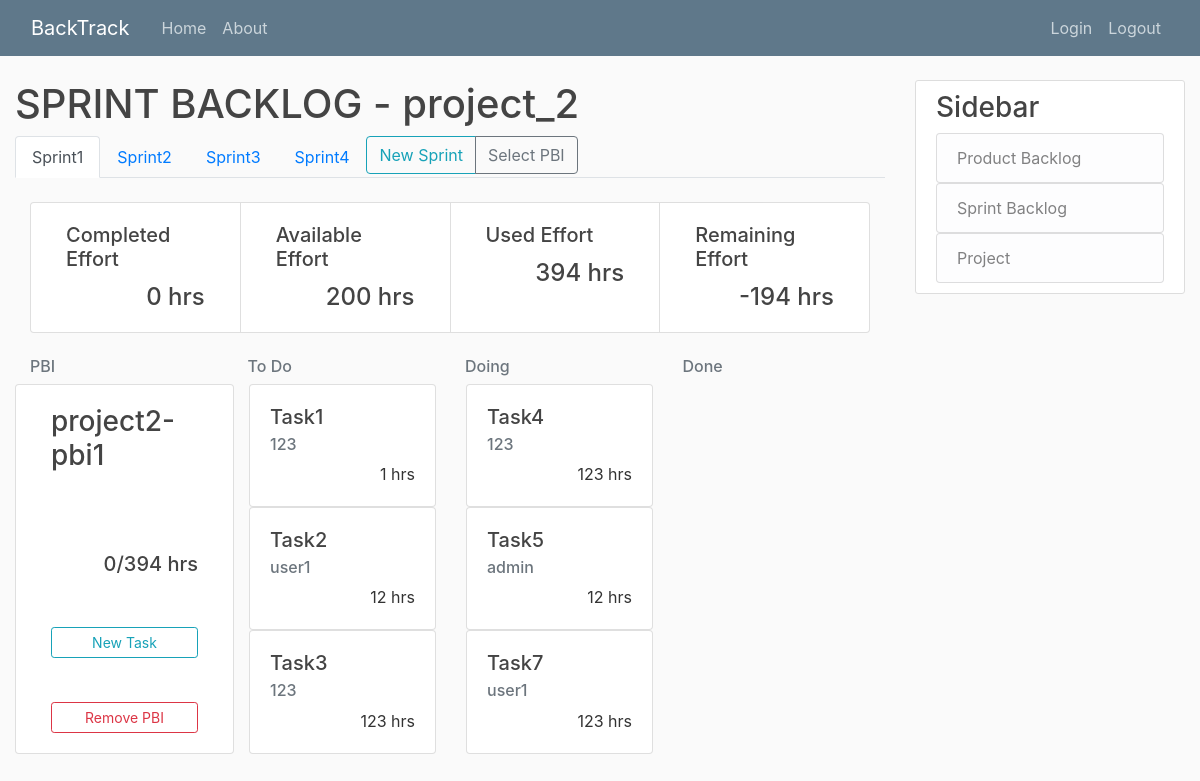
The page /project_2-sprint_5/ on the database its author committed.
### project/models.py (models this page shows, shortened)
class Project(models.Model):
	title = models.CharField(max_length=20, unique=True)
	details = models.TextField()
	slug = models.SlugField(unique=True, default="")

### sprintBacklog/models.py (models this page shows, shortened)
class Sprint(models.Model):
	title = models.CharField(max_length=20, default="Sprint")
	available_effort = models.IntegerField()
	start_date = models.DateField(auto_now=True)
	duration = models.IntegerField("duration(week)", default=2)
	details = models.TextField(null=True)
	project = models.ForeignKey(Project, on_delete=models.CASCADE, blank=True, null=True, default=None)
	def save(self, *args, **kwargs):
		number_of_sprint = Sprint.objects.filter(project=self.project).count()
		if Sprint.objects.filter(project=self.project).count() == None:
			number_of_sprint = 1
		else:
			number_of_sprint += 1
		if self not in Sprint.objects.filter(project=self.project):
			self.title = "Sprint" + str(number_of_sprint)
		super().save(*args, **kwargs)

class Task(models.Model):
	title = models.CharField(max_length=20, default="Task")
	status_choice = [
		('To Do', 'To Do'),
		('Doing', 'Doing'),
		('Done', 'Done'),
	]
	status = models.CharField(
		max_length = 5,
		choices = status_choice,
		default ='To Do',
	)
	effort = models.IntegerField("effort(hour)")
	details = models.TextField(null=True)
	sprint = models.ForeignKey(Sprint, on_delete=models.CASCADE, default=None)
	PBI = models.ForeignKey(PBI, on_delete=models.CASCADE, default=None)
	task_owner = models.ForeignKey(User, on_delete=models.SET_NULL, default=None, null=True, blank=True)

### productBacklog/models.py (models this page shows, shortened)
class PBI(models.Model):
	priority = models.IntegerField()
	title = models.CharField(max_length=20)
	status_choice = [
		('To Do', 'To Do'),
		('Doing', 'Doing'),
		('Done', 'Done'),
	]
	status = models.CharField(
		max_length = 5,
		choices = status_choice,
		default = 'To Do',
	)
	ESP = models.IntegerField("estimated story point")
	details = models.TextField()
	project = models.ForeignKey(Project, on_delete=models.CASCADE, blank=True, null=True, default=None)
	sprint = models.ManyToManyField(Sprint) # , blank=True, null=True, default=None)

### sprintBacklog/views.py (the view)
# urls.py: path('<int:sprint>/', SprintBacklogListView.as_view(), name='sprint-home'),
class SprintBacklogListView(ListView):
	model = Sprint
	template_name = 'sprintBacklog/home.html'
	context_object_name = 'sprint'
	def get_queryset(self):
		queryset = Sprint.objects.filter(project_id=self.project).order_by('pk')
		index = 1
		for s in queryset:
			s.title = "Sprint" + str(index)
			s.save()
			index += 1
		return self.sprint
	def dispatch(self, request, *args, **kwargs):
		self.project = get_object_or_404(Project, slug=kwargs['project'])
		self.sprint = Sprint.objects.get(pk=kwargs['sprint'])
		return super().dispatch(request, *args, **kwargs)
	def get_context_data(self, **kwargs):
		context = super().get_context_data(**kwargs)
		context['project'] = self.project
		context['all_sprint'] = Sprint.objects.filter(project=self.project).order_by('pk')
		context['PBI'] = PBI.objects.filter(project=self.project, status='To Do')
		task = []
		total = 0
		completed = 0
		for p in PBI.objects.filter(sprint=self.sprint):
			todo = Task.objects.filter(sprint=self.sprint).filter(status='To Do').filter(PBI=p)
			doing = Task.objects.filter(sprint=self.sprint).filter(status='Doing').filter(PBI=p)
			done = Task.objects.filter(sprint=self.sprint).filter(status='Done').filter(PBI=p)
			todoE = todo.aggregate(Sum('effort')).get('effort__sum') if todo else 0
			doingE = doing.aggregate(Sum('effort')).get('effort__sum') if doing else 0
			doneE = done.aggregate(Sum('effort')).get('effort__sum') if done else 0
			total += doneE + doingE + todoE
			completed += doneE
			tmp = {"pbi": p,
					"todo": todo,
					"doing": doing,
					"done": done,
					"finish": doneE,
					"not_finish": doingE + todoE + doneE
					}
			task.append(tmp)
		stat = {"completed": completed,
				"available": self.sprint.available_effort,
				"used": total,
				"remaining": self.sprint.available_effort - total
				}
		context['stat'] = stat
		context['task'] = task
		return context

### templates/SprintBacklog/home.html (shortened to what this page needs)
{% extends "base.html" %}
{% block content %}
	<h1>SPRINT BACKLOG - {{ project.title }}</h1>
	<ul class="nav nav-tabs" align="right">
		{% for s in all_sprint %}
		<li class="nav-item">
			{% if s.pk == sprint.pk %}
				<a class="nav-link active" href="{% url 'sprintBacklog-detail' project.slug s.pk %}">{{ s.title }}</a>
			{% else %}
				<a class="nav-link" href="{% url 'sprint-home' project.slug s.pk %}">{{ s.title }}</a>
			{% endif %}
		</li>
		{% endfor %}
		<li class="nav-item">
			<div class="btn-group" role="group" aria-label="Basic example">
				<a class="btn btn-outline-info" href="{% url 'sprintBacklog-create' project.slug %}">New Sprint</a>
				<a class="btn btn-outline-secondary" href="{% url 'sprintBacklog-select' project.slug sprint.pk%}">Select PBI</a>
			</div>
		</li>
	</ul>
	<div class="container-fluid">
	<div class="card-group">
		<div class="col-sm card">
			<div class="card-body">
				<h5 class="card-title">Completed Effort</h5>
				<h4 class="card-text" style="text-align: right">{{ stat.completed }} hrs</h4>
			</div>
		</div>
		<div class="col-sm card">
			<div class="card-body">
				<h5 class="card-title">Available Effort</h5>
				<h4 class="card-text" style="text-align: right">{{ stat.available }} hrs</h4>
			</div>
		</div>
		<div class="col-sm card">
			<div class="card-body">
				<h5 class="card-title">Used Effort</h5>
				<h4 class="card-text" style="text-align: right">{{ stat.used }} hrs</h4>
			</div>
		</div>
		<div class="col-sm card">
			<div class="card-body">
				<h5 class="card-title">Remaining Effort</h5>
				<h4 class="card-text" style="text-align: right">{{ stat.remaining }} hrs</h4>
			</div>
		</div>
	</div>
	</div>
	<div class="container">
		<div class="row">
			<div class="col-md">
				<h6 class="text-muted">PBI</h6>
			</div>
			<div class="col-md">
				<h6 class="text-muted">To Do</h6>
			</div>
			<div class="col-md">
				<h6 class="text-muted">Doing</h6>
			</div>
			<div class="col-md">
				<h6 class="text-muted">Done</h6>
			</div>
		</div>
	</div>
	{% for t in task %}
	<div class="container">
		<div class="row">
			<div class="col-sm card">
				<div class="card-body d-flex flex-column">
					<a href="#"><h3 class="card-title">{{ t.pbi.title }}</h3></a>
					<h5 class="card-text mt-auto" style="text-align: right">{{ t.finish }}/{{ t.not_finish }} hrs</h5>
					<a href="{% url 'task-create' project.slug sprint.pk t.pbi.pk %}" class="btn btn-outline-info btn-sm mt-auto">New Task</a>
					<a href="{% url 'sprintBacklog-remove' project.slug sprint.pk t.pbi.pk %}" class="btn btn-outline-danger btn-sm mt-auto">Remove PBI</a>
				</div>
			</div>
			<div class="col-md">
			{% for i in t.todo %}
				<div class="card">
					<div class="card-body">
						<a href="{% url 'task-detail' project.slug sprint.pk i.pk %}">
							<h5 class="card-title">{{ i.title }}</h5>
						</a>
						<h6 class="card-subtitle mb-2 text-muted">{{ i.task_owner }}</h6>
						<p class="card-text" style="text-align: right;">{{ i.effort }} hrs</p>
					</div>
				</div class="card">
			{% endfor %}
			</div>
			<div class="col-md">
			{% for i in t.doing %}
				<div class="card">
					<div class="card-body">
						<a href="{% url 'task-detail' project.slug sprint.pk i.pk %}">
							<h5 class="card-title">{{ i.title }}</h5>
						</a>
						<h6 class="card-subtitle mb-2 text-muted">{{ i.task_owner }}</h6>
						<p class="card-text" style="text-align: right;">{{ i.effort }} hrs</p>
					</div>
				</div class="card">
			{% endfor %}
			</div>
			<div class="col-md">
			</div>
		</div>
	</div>
	{% endfor %}
{% endblock content %}

### productBacklog/static/PBI/main.css (style rules this page uses)
body { background: #fafafa; color: #333333; margin-top: 5rem; }
h1, h2, h3, h4, h5, h6 { color: #444444; }
ul { margin: 0; }

### rows shown on the page
Project: title "project_2"
Sprint: title "Sprint1"
Sprint: title "Sprint2"
Sprint: title "Sprint3"
Sprint: title "Sprint4"
PBI: pbi "project2-pbi1", finish "0", not_finish "394"
Task: title "Task1", task_owner "123", effort "1"
Task: title "Task2", task_owner "user1", effort "12"
Task: title "Task3", task_owner "123", effort "123"
Task: title "Task4", task_owner "123", effort "123"
Task: title "Task5", task_owner "admin", effort "12"
Task: title "Task7", task_owner "user1", effort "123"

### other values the page prints
{{ stat.completed }} "0"
{{ stat.available }} "200"
{{ stat.used }} "394"
{{ stat.remaining }} "-194"
